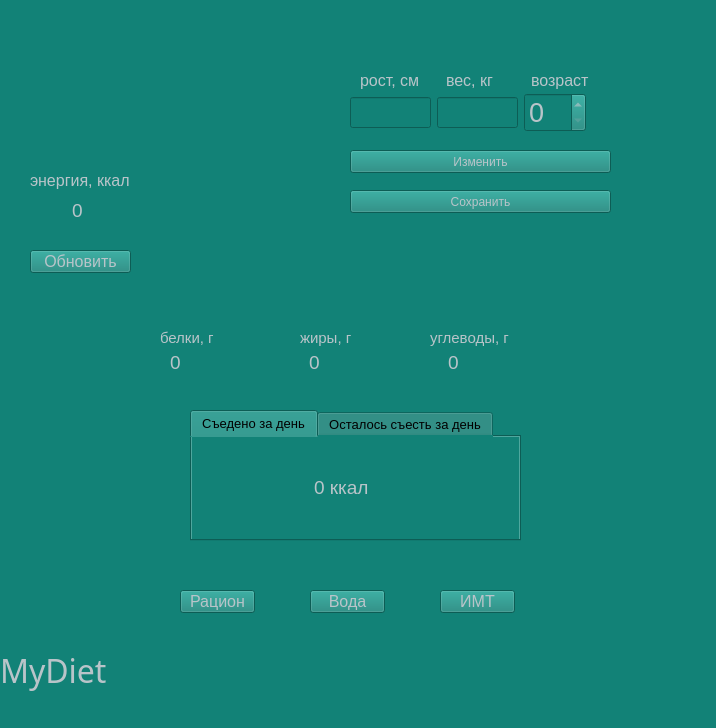
<?xml version="1.0" encoding="UTF-8"?>
<ui version="4.0">
 <class>MainWindow</class>
 <widget class="QMainWindow" name="MainWindow">
  <property name="geometry">
   <rect>
    <x>0</x>
    <y>0</y>
    <width>716</width>
    <height>728</height>
   </rect>
  </property>
  <property name="font">
   <font>
    <pointsize>10</pointsize>
   </font>
  </property>
  <property name="windowTitle">
   <string>MainWindow</string>
  </property>
  <property name="styleSheet">
   <string notr="true">background-color:rgb(18, 130, 119)</string>
  </property>
  <widget class="QWidget" name="centralwidget">
   <widget class="QWidget" name="horizontalLayoutWidget">
    <property name="geometry">
     <rect>
      <x>350</x>
      <y>90</y>
      <width>236</width>
      <height>45</height>
     </rect>
    </property>
    <layout class="QHBoxLayout" name="input_data">
     <item>
      <widget class="QLineEdit" name="height">
       <property name="enabled">
        <bool>false</bool>
       </property>
       <property name="font">
        <font>
         <pointsize>14</pointsize>
        </font>
       </property>
       <property name="text">
        <string/>
       </property>
      </widget>
     </item>
     <item>
      <widget class="QLineEdit" name="weight">
       <property name="enabled">
        <bool>false</bool>
       </property>
       <property name="font">
        <font>
         <pointsize>14</pointsize>
        </font>
       </property>
       <property name="text">
        <string/>
       </property>
      </widget>
     </item>
     <item>
      <widget class="QSpinBox" name="age">
       <property name="enabled">
        <bool>false</bool>
       </property>
       <property name="font">
        <font>
         <pointsize>20</pointsize>
        </font>
       </property>
       <property name="styleSheet">
        <string notr="true">color:  rgb(185, 196, 201)</string>
       </property>
      </widget>
     </item>
    </layout>
   </widget>
   <widget class="QWidget" name="horizontalLayoutWidget_2">
    <property name="geometry">
     <rect>
      <x>360</x>
      <y>70</y>
      <width>251</width>
      <height>21</height>
     </rect>
    </property>
    <layout class="QHBoxLayout" name="label_data">
     <item>
      <widget class="QLabel" name="height_2">
       <property name="font">
        <font>
         <pointsize>12</pointsize>
        </font>
       </property>
       <property name="styleSheet">
        <string notr="true">color:  rgb(185, 196, 201)</string>
       </property>
       <property name="text">
        <string>рост, см</string>
       </property>
      </widget>
     </item>
     <item>
      <widget class="QLabel" name="weight_2">
       <property name="font">
        <font>
         <pointsize>12</pointsize>
        </font>
       </property>
       <property name="styleSheet">
        <string notr="true">color:  rgb(185, 196, 201)</string>
       </property>
       <property name="text">
        <string>вес, кг</string>
       </property>
      </widget>
     </item>
     <item>
      <widget class="QLabel" name="age_2">
       <property name="font">
        <font>
         <pointsize>12</pointsize>
        </font>
       </property>
       <property name="styleSheet">
        <string notr="true">color:  rgb(185, 196, 201)</string>
       </property>
       <property name="text">
        <string>возраст</string>
       </property>
      </widget>
     </item>
    </layout>
   </widget>
   <widget class="QLabel" name="label">
    <property name="geometry">
     <rect>
      <x>160</x>
      <y>330</y>
      <width>91</width>
      <height>16</height>
     </rect>
    </property>
    <property name="font">
     <font>
      <pointsize>11</pointsize>
     </font>
    </property>
    <property name="styleSheet">
     <string notr="true">color:  rgb(185, 196, 201)</string>
    </property>
    <property name="text">
     <string>белки, г</string>
    </property>
   </widget>
   <widget class="QWidget" name="horizontalLayoutWidget_3">
    <property name="geometry">
     <rect>
      <x>170</x>
      <y>350</y>
      <width>411</width>
      <height>25</height>
     </rect>
    </property>
    <layout class="QHBoxLayout" name="horizontalLayout">
     <item>
      <widget class="QLabel" name="protein">
       <property name="font">
        <font>
         <pointsize>14</pointsize>
        </font>
       </property>
       <property name="styleSheet">
        <string notr="true">color:  rgb(185, 196, 201)</string>
       </property>
       <property name="text">
        <string>0</string>
       </property>
      </widget>
     </item>
     <item>
      <widget class="QLabel" name="fats">
       <property name="font">
        <font>
         <pointsize>14</pointsize>
        </font>
       </property>
       <property name="styleSheet">
        <string notr="true">color:  rgb(185, 196, 201)</string>
       </property>
       <property name="text">
        <string>0</string>
       </property>
      </widget>
     </item>
     <item>
      <widget class="QLabel" name="carbohydrates">
       <property name="font">
        <font>
         <pointsize>14</pointsize>
        </font>
       </property>
       <property name="styleSheet">
        <string notr="true">color:  rgb(185, 196, 201)</string>
       </property>
       <property name="text">
        <string>0</string>
       </property>
      </widget>
     </item>
    </layout>
   </widget>
   <widget class="QLabel" name="label_2">
    <property name="geometry">
     <rect>
      <x>300</x>
      <y>330</y>
      <width>81</width>
      <height>16</height>
     </rect>
    </property>
    <property name="font">
     <font>
      <pointsize>11</pointsize>
     </font>
    </property>
    <property name="styleSheet">
     <string notr="true">color:  rgb(185, 196, 201)</string>
    </property>
    <property name="text">
     <string>жиры, г</string>
    </property>
   </widget>
   <widget class="QLabel" name="label_3">
    <property name="geometry">
     <rect>
      <x>430</x>
      <y>330</y>
      <width>161</width>
      <height>16</height>
     </rect>
    </property>
    <property name="font">
     <font>
      <pointsize>11</pointsize>
     </font>
    </property>
    <property name="styleSheet">
     <string notr="true">color:  rgb(185, 196, 201)</string>
    </property>
    <property name="text">
     <string>углеводы, г</string>
    </property>
   </widget>
   <widget class="QLabel" name="label_4">
    <property name="geometry">
     <rect>
      <x>30</x>
      <y>170</y>
      <width>111</width>
      <height>21</height>
     </rect>
    </property>
    <property name="font">
     <font>
      <pointsize>12</pointsize>
     </font>
    </property>
    <property name="styleSheet">
     <string notr="true">color:  rgb(185, 196, 201)</string>
    </property>
    <property name="text">
     <string>энергия, ккал</string>
    </property>
   </widget>
   <widget class="QTabWidget" name="tabWidget">
    <property name="geometry">
     <rect>
      <x>190</x>
      <y>410</y>
      <width>331</width>
      <height>131</height>
     </rect>
    </property>
    <property name="font">
     <font>
      <pointsize>10</pointsize>
     </font>
    </property>
    <property name="styleSheet">
     <string notr="true">color:  rgb(0, 0, 0)</string>
    </property>
    <property name="currentIndex">
     <number>0</number>
    </property>
    <widget class="QWidget" name="eat_today">
     <attribute name="title">
      <string>Съедено за день</string>
     </attribute>
     <widget class="QLineEdit" name="value_calories_1">
      <property name="enabled">
       <bool>false</bool>
      </property>
      <property name="geometry">
       <rect>
        <x>120</x>
        <y>40</y>
        <width>113</width>
        <height>20</height>
       </rect>
      </property>
      <property name="font">
       <font>
        <pointsize>14</pointsize>
       </font>
      </property>
      <property name="styleSheet">
       <string notr="true">color:  rgb(185, 196, 201)</string>
      </property>
      <property name="text">
       <string>0 ккал</string>
      </property>
      <property name="frame">
       <bool>false</bool>
      </property>
     </widget>
    </widget>
    <widget class="QWidget" name="need_to_eat_today">
     <attribute name="title">
      <string>Осталось съесть за день</string>
     </attribute>
     <widget class="QLineEdit" name="value_calories_2">
      <property name="enabled">
       <bool>false</bool>
      </property>
      <property name="geometry">
       <rect>
        <x>120</x>
        <y>40</y>
        <width>113</width>
        <height>20</height>
       </rect>
      </property>
      <property name="font">
       <font>
        <pointsize>14</pointsize>
       </font>
      </property>
      <property name="styleSheet">
       <string notr="true">color:  rgb(185, 196, 201)</string>
      </property>
      <property name="text">
       <string>0 ккал</string>
      </property>
      <property name="frame">
       <bool>false</bool>
      </property>
     </widget>
    </widget>
   </widget>
   <widget class="QPushButton" name="diet">
    <property name="geometry">
     <rect>
      <x>180</x>
      <y>590</y>
      <width>75</width>
      <height>23</height>
     </rect>
    </property>
    <property name="font">
     <font>
      <pointsize>12</pointsize>
     </font>
    </property>
    <property name="styleSheet">
     <string notr="true">color:  rgb(185, 196, 201)</string>
    </property>
    <property name="text">
     <string>Рацион</string>
    </property>
   </widget>
   <widget class="QPushButton" name="water">
    <property name="geometry">
     <rect>
      <x>310</x>
      <y>590</y>
      <width>75</width>
      <height>23</height>
     </rect>
    </property>
    <property name="font">
     <font>
      <pointsize>12</pointsize>
     </font>
    </property>
    <property name="styleSheet">
     <string notr="true">color:  rgb(185, 196, 201)</string>
    </property>
    <property name="text">
     <string>Вода</string>
    </property>
   </widget>
   <widget class="QPushButton" name="index_weight_body">
    <property name="geometry">
     <rect>
      <x>440</x>
      <y>590</y>
      <width>75</width>
      <height>23</height>
     </rect>
    </property>
    <property name="font">
     <font>
      <pointsize>12</pointsize>
     </font>
    </property>
    <property name="styleSheet">
     <string notr="true">color:  rgb(185, 196, 201)</string>
    </property>
    <property name="text">
     <string>ИМТ</string>
    </property>
   </widget>
   <widget class="QLabel" name="label_5">
    <property name="geometry">
     <rect>
      <x>0</x>
      <y>650</y>
      <width>121</width>
      <height>41</height>
     </rect>
    </property>
    <property name="font">
     <font>
      <family>Poor Richard</family>
      <pointsize>24</pointsize>
     </font>
    </property>
    <property name="styleSheet">
     <string notr="true">color:  rgb(185, 196, 201)</string>
    </property>
    <property name="text">
     <string>MyDiet</string>
    </property>
   </widget>
   <widget class="QPushButton" name="change_characteristics">
    <property name="geometry">
     <rect>
      <x>350</x>
      <y>150</y>
      <width>261</width>
      <height>23</height>
     </rect>
    </property>
    <property name="styleSheet">
     <string notr="true">color:  rgb(185, 196, 201)</string>
    </property>
    <property name="text">
     <string>Изменить</string>
    </property>
   </widget>
   <widget class="QLineEdit" name="ccalories">
    <property name="geometry">
     <rect>
      <x>70</x>
      <y>200</y>
      <width>31</width>
      <height>20</height>
     </rect>
    </property>
    <property name="font">
     <font>
      <pointsize>14</pointsize>
     </font>
    </property>
    <property name="styleSheet">
     <string notr="true">color:  rgb(185, 196, 201)</string>
    </property>
    <property name="text">
     <string>0</string>
    </property>
    <property name="frame">
     <bool>false</bool>
    </property>
   </widget>
   <widget class="QPushButton" name="save_characteristics">
    <property name="geometry">
     <rect>
      <x>350</x>
      <y>190</y>
      <width>261</width>
      <height>23</height>
     </rect>
    </property>
    <property name="styleSheet">
     <string notr="true">color:  rgb(185, 196, 201)</string>
    </property>
    <property name="text">
     <string>Сохранить</string>
    </property>
   </widget>
   <widget class="QPushButton" name="updates_values">
    <property name="geometry">
     <rect>
      <x>30</x>
      <y>250</y>
      <width>101</width>
      <height>23</height>
     </rect>
    </property>
    <property name="font">
     <font>
      <pointsize>12</pointsize>
     </font>
    </property>
    <property name="styleSheet">
     <string notr="true">color:  rgb(185, 196, 201)</string>
    </property>
    <property name="text">
     <string>Обновить</string>
    </property>
   </widget>
  </widget>
  <widget class="QMenuBar" name="menubar">
   <property name="geometry">
    <rect>
     <x>0</x>
     <y>0</y>
     <width>716</width>
     <height>21</height>
    </rect>
   </property>
  </widget>
  <widget class="QStatusBar" name="statusbar"/>
 </widget>
 <resources/>
 <connections/>
</ui>
